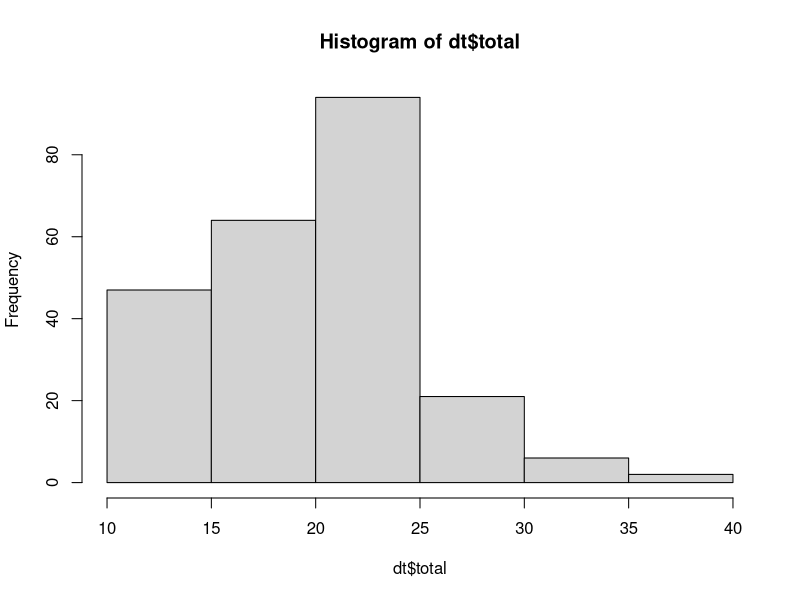
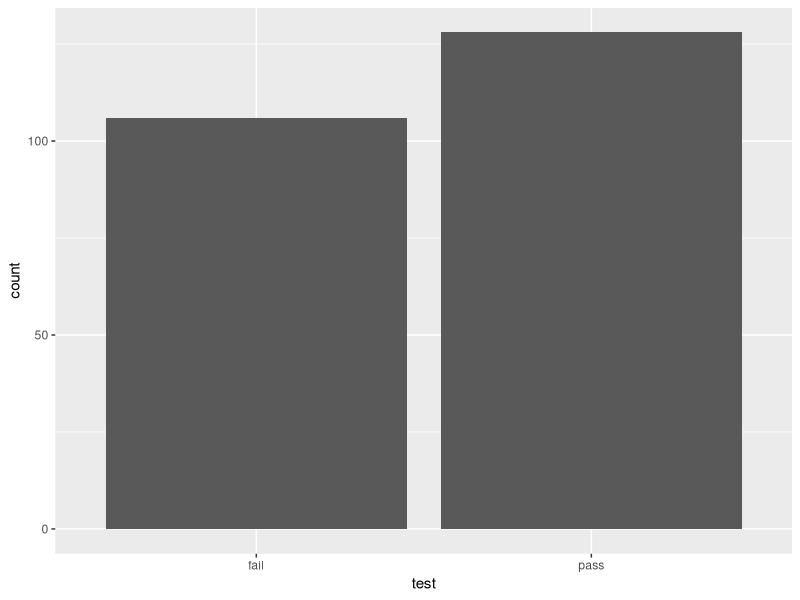
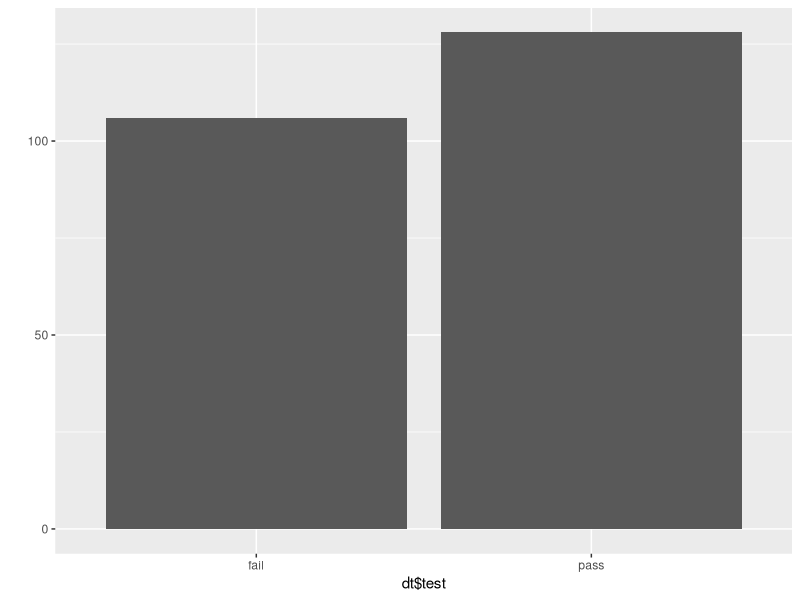
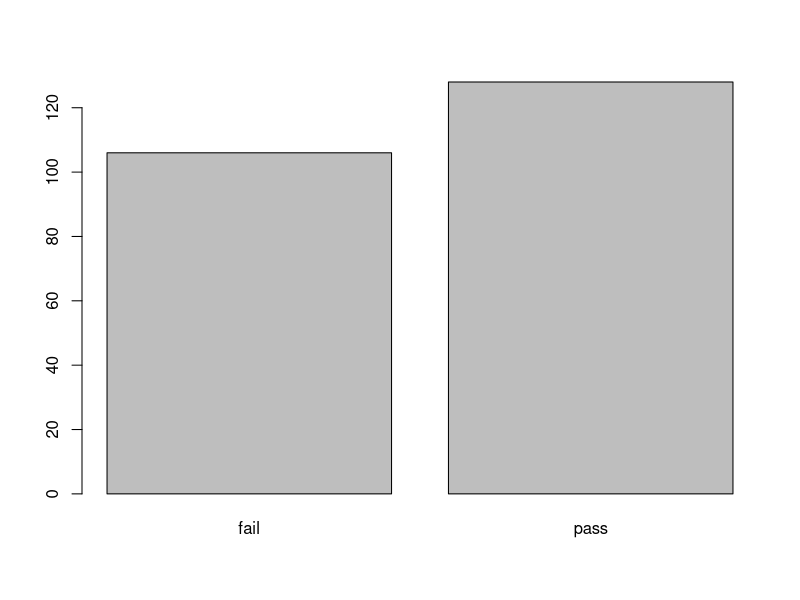
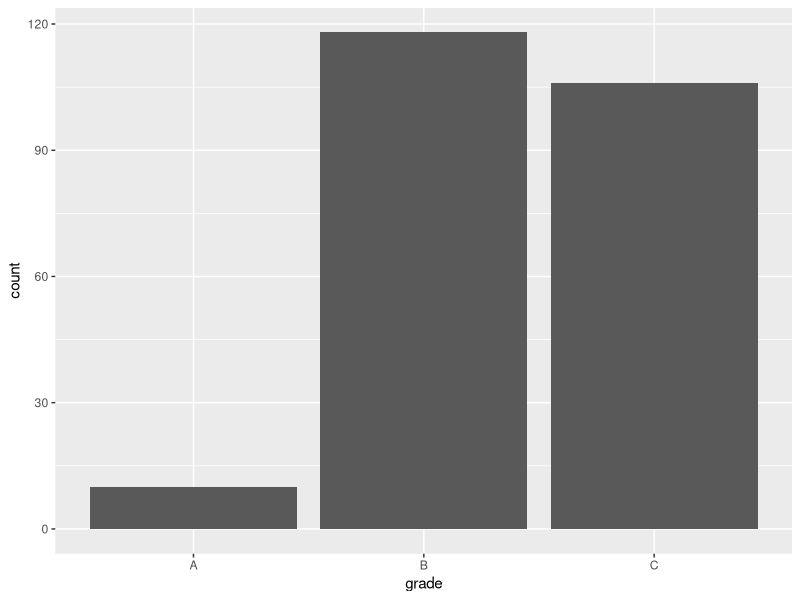
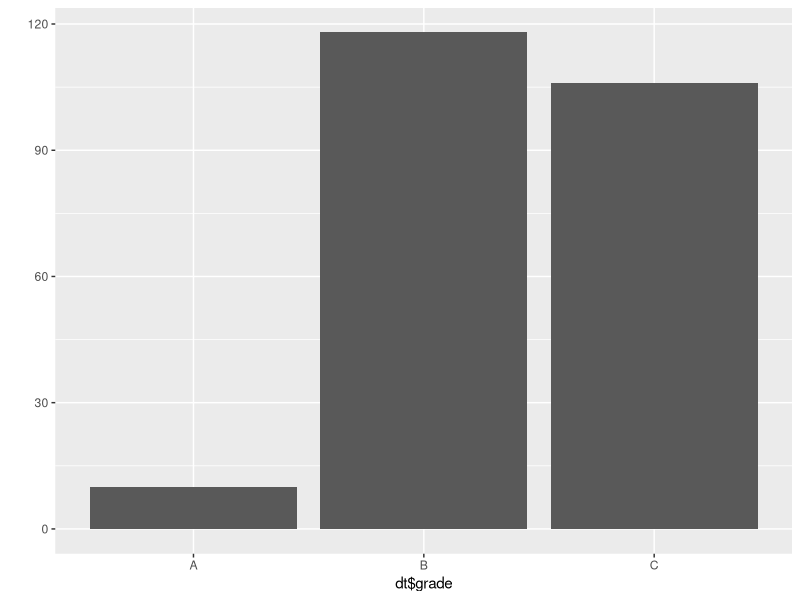
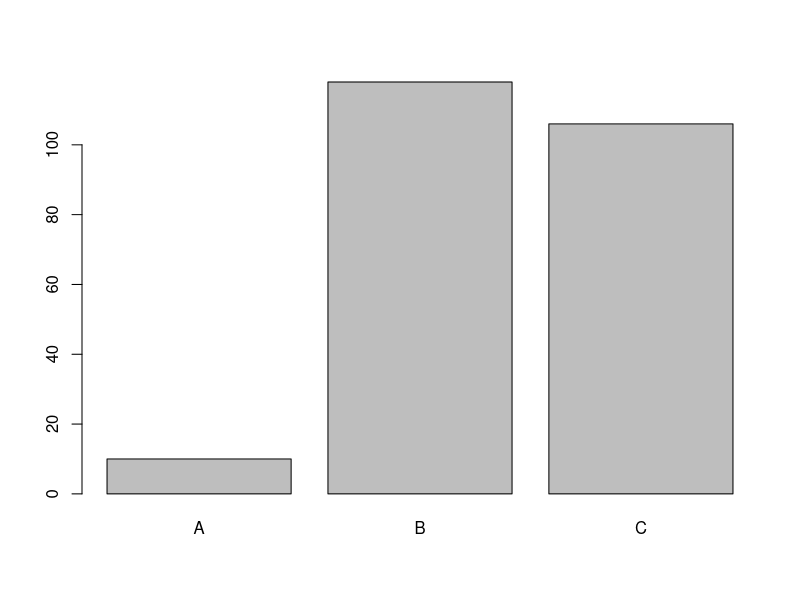

The R source for these figures, in order: (Note: this script raises an error after producing the figures.)
#데이터 수정
library("ggplot2")
library("dplyr")
mpg
dt = mpg
dt = rename(dt, city = cty, highway = hwy)
dt

#파생변수 (mpg 통합 연비 변수)
dt = mpg
dt$total = (mpg$cty + mpg$hwy) / 2
dt$total
dt

summary(dt$total)
hist(dt$total)

dt$test = ifelse(dt$total >= 20, "pass", "fail")
dt$test

#시각화 
table(dt$test)
ggplot(dt, aes(test)) + geom_bar()
qplot(dt$test)

x = data.frame(table(dt$test))$Var1
y = data.frame(table(dt$test))$Freq
x = as.character(x)
barplot(y, names.arg = x)

#조건문 중첩 파생변수
dt$grade = ifelse(dt$total >= 30, "A", ifelse(dt$total >= 20, "B", "C"))
dt$grade
table(dt$grade)
ggplot(dt, aes(grade)) + geom_bar()
qplot(dt$grade)

x = data.frame(table(dt$grade))$Var1
y = data.frame(table(dt$grade))$Freq
x = as.character(x)
barplot(y, names.arg = x)

#데이터 전처리
dt1 = dt %>% filter(displ<=4)
dt2 = dt %>% filter(displ>=5)
mean(dt1$highway)
mean(dt2$highway)

#########
dt_audi = dt%>%filter(manufacturer =="audi")
dt_toyota = dt%>%filter(manufacturer =="toyota")
mean(dt_audi$city)
mean(dt_toyota$city)

dt0 = dt %>% group_by(manufacturer) %>% summarise(mean_cty = mean(city))
dt0

dt0 = dt %>% group_by(manufacturer) %>% summarise(mean_hwy = mean(highway))

dt3 = dt %>% filter(manufacturer %in% c("chevrolet", "ford", "honda"))
mean(dt3$highway)

########일부 변수만 추출
dt4 = dt %>% select(class, city)
dt4

dt_5 = dt %>% group_by(class) %>% summarise(mean_cty = mean(city))

dt_suv = dt %>% filter(class == "suv")
dt_compact = dt %>% filter(class == "compact")
mean(dt_suv$city)
mean(dt_compact$city)

####### 정렬
dt5 = dt%>% filter(manufacturer=="audi") %>%
  arrange(desc(highway))%>%head(5)
dt5


###### 변수 추가
dt6 = dt %>% mutate(total = city + highway)
dt6 = dt6 %>% mutate(avg = total/2)
dt6 %>% arrange(desc(avg))%>%head(3)

dt %>% mutate(total = city + highway, avg=total/2) %>%
  arrange(desc(avg))%>%head(3)

#####집단 별 요약
dt %>% group_by(class) %>% summarise(mean_cty = mean(city)) %>% arrange(desc(mean_cty))

dt %>% group_by(manufacturer) %>% summarise(mean_hwy = mean(highway)) %>% arrange(desc(mean_hwy))%>%head(3)

dt %>% filter(class == "compact") %>% group_by(manufacturer) %>%
  summarise(count = n()) %>% arrange(desc(count))

#### 데이터 합치기 
fuel = data.frame(fl=c("c", "d", "e", "p", "r"),
                  price_fl=c(2.35, 2.38, 2.11, 2.76, 2.22))
table(dt$fl)
fuel

dt7 = left_join(dt, fuel, by="fl")
dt7 %>% select(model, fl, price_fl) %>% head(5)

#### 11-3 데이터 정제 - 누락 데이터(결측치), 이상치 제거 
dt = data.frame(sex=c("M", "F", NA, "M", "F"), score = c(5, 4, 3, 4, NA))
dt
is.na(dt)                
table(is.na(dt$sex))

dt %>% filter(is.na(score))
dt1 = dt %>% filter(!is.na(score) & !is.na(sex))

dt3 = na.omit(dt)

mean(dt$score, na.rm = T)
sum(dt$score, na.rm = T)
dt %>% summarise(mean_score = mean(score, na.rm = T))

###결측치 평균 대체
dt1 = dt
mean(dt$score, na.rm = T)
dt1$score = ifelse(is.na(dt1$score), mean(dt$score, na.rm = T), dt1$score) #평균값
dt1$score = ifelse(is.na(dt1$score), median(dt$score, na.rm = T), dt1$score) #중앙값

### 이상치 
dt = data.frame(sex = c(1,2,1,3,2,1), score= c(5,4,3,4,2,6))
table(dt$sex)
table(dt$score)

dt$sex = ifelse(dt$sex == 3, NA, dt$sex) #결측치로 변경 
dt$score = ifelse(dt$score > 5, NA, dt$score)
dt %>% filter(!is.na(sex) & !is.na(score)) %>% group_by(sex) %>% 
  summarise(mean_score=mean(score))

### 극단값
dt = mpg
boxplot(dt$hwy)
boxplot(dt$hwy)$stats

dt$hwy = ifelse(dt$hwy<12 | dt$hwy>37, NA, dt$hwy)
table(is.na(dt$hwy))
dt %>% group_by(drv) %>% summarise(mean_hwy = mean(hwy, na.rm=T))

#IQR(2,4)
dt = mpg
boxplot(dt$hwy)
boxplot(dt$hwy)$stats
IQR(dt$hwy)

q1 = boxplot(dt$hwy)$stats[2]
q3 = boxplot(dt$hwy)$stats[4]

lb = q1 - 1.5 *IQR(dt$hwy)
ub = q3 + 1.5*IQR(dt$hwy)

dt$hwy = ifelse(dt$hwy<lb | dt$hwy>ub, NA, dt$hwy)
table(is.na(dt$hwy))
dt %>% group_by(drv) %>% summarise(mean_hwy = mean(hwy, na.rm = T))
      